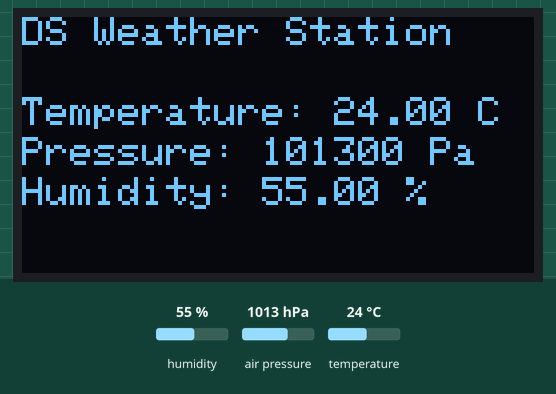
The sketch below on a simulated Arduino Uno, built with avr-gcc and run on an emulated ATmega328P. Parts: 128×64 one-colour display. The inputs (shaded band) are chosen by the test bench; at power-on: humidity 55 %, air pressure 1013 hPa, temperature 24 °C. Storage starts empty.

Above: at 1.2 s.
1.3 s: humidity set to 22 %
At 2.0 s:
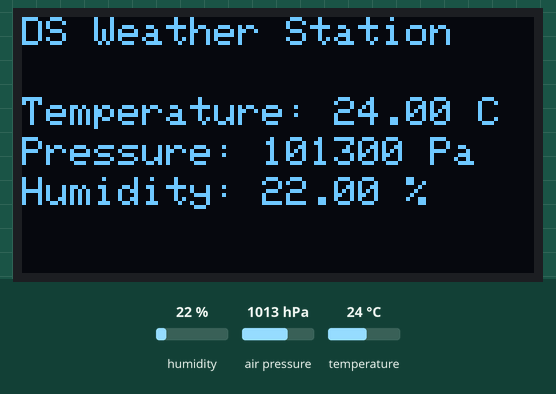
3.2 s: air pressure set to 952 hPa
At 4.4 s:
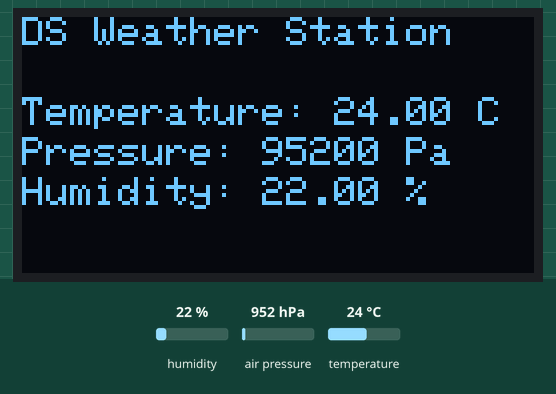
4.8 s: temperature set to 12 °C
At 5.5 s:
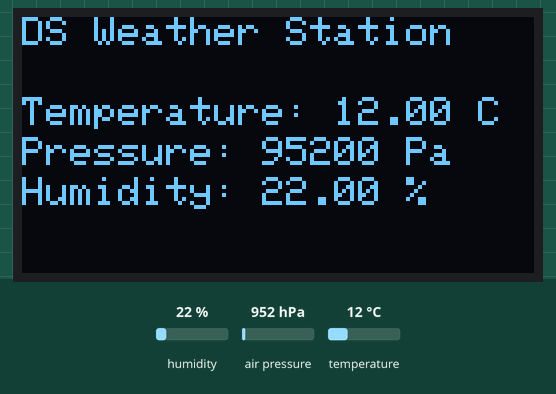
6.5 s: humidity set to 40 %
At 7.8 s:
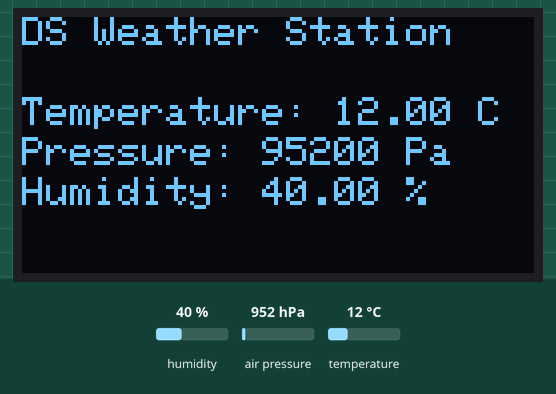
Timing chart, 0 to 9.2 s (numbered marks = the images above; inputs shaded):
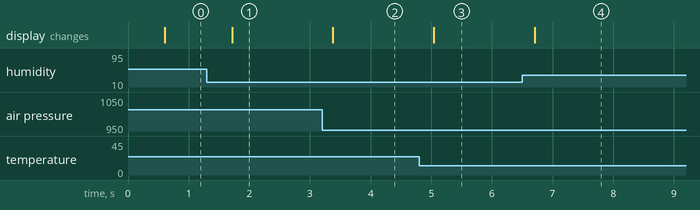

The sketch:

wxCode.ino
```cpp
#include <Wire.h>
#include <SPI.h>
#include <SD.h>
#include <Adafruit_GFX.h>
#include <Adafruit_SSD1306.h>
#include "SparkFunBME280.h"
Adafruit_SSD1306 display(128, 64, &Wire, -1);
BME280 BME;
File myFile;
void setup() {
  Serial.begin(57600);
  display.begin(SSD1306_SWITCHCAPVCC, 0x3C);
  //delay(2000);
  display.clearDisplay();
  display.setTextColor(WHITE);
  Wire.begin();
  BME.setI2CAddress(0x76);
  if(BME.beginI2C() == false);
  if (!SD.begin(3)) while (1);
}
void loop() {
  delay(500);
  String dataString = "";
  myFile = SD.open("datalog.csv", FILE_WRITE);
  if(myFile){
    myFile.print(BME.readTempC(), 2);
    myFile.print(",");
    myFile.print(BME.readFloatPressure(), 0);
    myFile.print(",");
    myFile.println(BME.readFloatHumidity(), 2);
    myFile.close();
  }
  display.clearDisplay();
  display.setTextSize(1);
  display.setCursor(0,0);
  display.print("DS Weather Station");
  display.setCursor(0, 20);
  display.print("Temperature: ");
  display.print(BME.readTempC(), 2);
  display.print(" C");
  display.setCursor(0, 30);
  display.print("Pressure: ");
  display.print(BME.readFloatPressure(), 0);
  display.print(" Pa");
  display.setCursor(0, 40);
  display.print("Humidity: ");
  display.print(BME.readFloatHumidity(), 2);
  display.print(" %");
  display.display();
}
```

Measured:
- after the input at 1.3 s, the display: changes after 0.41 s (image 1)
- after the input at 3.2 s, the display: changes after 0.18 s (image 2)
- after the input at 4.8 s, the display: changes after 0.24 s (image 3)
- after the input at 6.5 s, the display: changes after 0.20 s (image 4)
